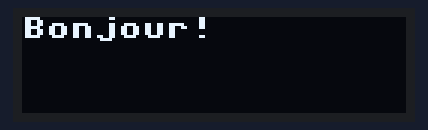
Recording of a program running on a simulated ESP32 board running MicroPython. Shown: 128×32 one-colour display. At 6.1 s the program stops and its outputs stay as they are.

Above: at 6.1 s.

The program:

oled.py
```python
from machine import Pin, I2C
import time
import ssd1306

i2c = I2C( sda=Pin(23), scl=Pin(22) ) # ESP32
# i2c = I2C( sda=Pin(4), scl=Pin(5) ) # ESP8266

lcd = ssd1306.SSD1306_I2C( 128, 32, i2c )
lcd.fill(1) # Rempli l'écran en blanc
lcd.show()  # Afficher!
time.sleep( 2 )

# Remplis un rectangle en noir
# fill_rect( x, y, w, h, c )
lcd.fill_rect( 10,10, 20, 4, 0 )
lcd.show()  # Afficher!
time.sleep( 2 )

lcd.fill(0) # Rempli l'écran en noir
# Dessine un pixel en noir
# pixel( x, y, c )
lcd.pixel( 3, 4, 1 )
lcd.show()  # Afficher!
time.sleep( 2 )

lcd.fill(0) # Rempli l'écran en noir
# Dessine du texte en blanc.
#   text( str, x,y, c )
lcd.text("Bonjour!", 0,0, 1 )
lcd.show()  # Afficher!
```
